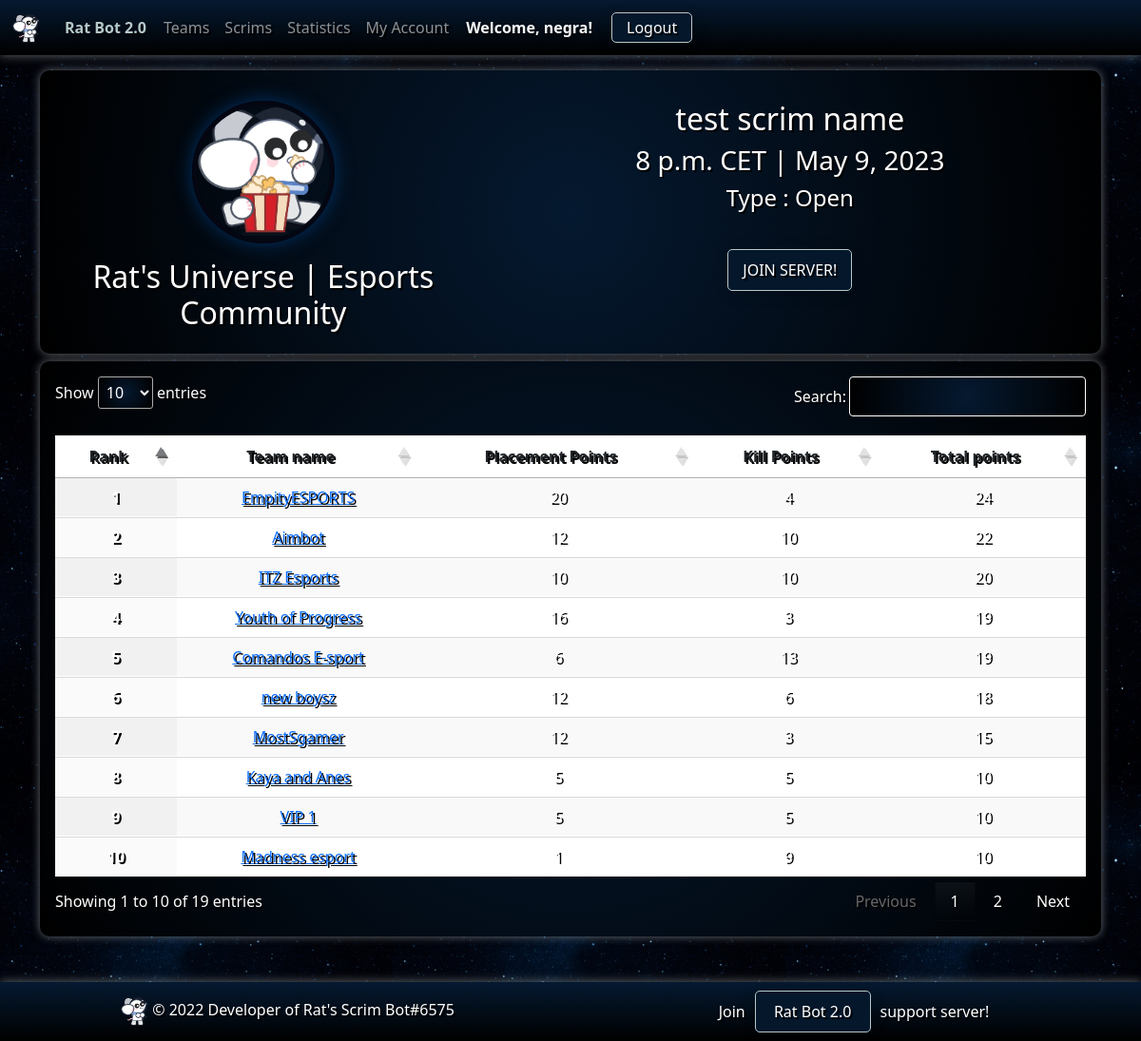
The app's page /scrims/18 (signed in) with its own data.
### ratbotapp/models.py (models this page shows, shortened)
class Result(models.Model):
    generated_by = models.CharField(default="", max_length=100)  # id of person who used %sheet results last
    server = models.ForeignKey(Server, on_delete=models.RESTRICT, default=None)
    scrim_name = models.CharField(default="", max_length=100)
    class ScrimType(models.TextChoices):
        PRO = 'pro', 'Pro'
        OPEN = 'open', 'Open'
        TOUR = 'tour', 'Tournament'
    scrim_type = models.CharField(
        max_length=4,
        choices=ScrimType.choices,
        default=ScrimType.OPEN,
    )
    date_played = models.DateField()
    time_played = models.TimeField()
    created_at = models.DateTimeField(auto_now_add=True)
    updated_at = models.DateTimeField(auto_now=True)
    def get_scrim_type(self) -> ScrimType:
        return self.ScrimType(self.scrim_type)

class Server(models.Model):
    guild_id = models.IntegerField(unique=True)
    guild_name = models.CharField(default="", max_length=100)
    membership = models.ForeignKey(Membership, on_delete=models.RESTRICT, null=True)
    membership_start_date = models.DateTimeField(null=True, blank=True)
    membership_end_date = models.DateTimeField(null=True, blank=True)
    profile_image = models.ImageField(upload_to='server_images/', null=True, blank=True)
    invite_link = models.CharField(default="", max_length=100)
    members = models.IntegerField(default=0)
    created_at = models.DateTimeField(auto_now_add=True)
    updated_at = models.DateTimeField(auto_now=True)
    def __str__(self):
        return f"{self.guild_name}"

class Score(models.Model):
    rank = models.IntegerField(default=0)
    result = models.ForeignKey(Result, on_delete=models.CASCADE, default=None)
    team = models.ForeignKey(Team, on_delete=models.RESTRICT, default=None)
    team_managers = models.CharField(max_length=200, default='Unknown')
    wwcd = models.PositiveSmallIntegerField(default=0)
    pp = models.PositiveSmallIntegerField(default=0)
    kp = models.PositiveSmallIntegerField(default=0)
    tp = models.PositiveSmallIntegerField(default=0)
    missed_games = models.IntegerField(default=0)
    created_at = models.DateTimeField(auto_now_add=True)
    updated_at = models.DateTimeField(auto_now=True)

class Team(models.Model):
    team_name = models.CharField(max_length=30, unique=True)
    team_tag = models.CharField(max_length=10, default="")
    team_slug = models.CharField(max_length=60, unique=False, editable=False)
    team_image = models.ImageField(upload_to='team_images/', null=True, blank=True)
    followers = models.ManyToManyField(User, related_name='following')
    created_at = models.DateTimeField(auto_now_add=True)
    updated_at = models.DateTimeField(auto_now=True)

### ratbotapp/views.py (the view)
# urls.py: path('scrims/<int:pk>', views.scrim_detail, name='scrim_detail'),
@csrf_exempt
@login_required(login_url="/accounts/discord/login")
def scrim_detail(request, pk):
    result = get_object_or_404(Result, pk=pk)
    scores = Score.objects.filter(result_id=result.id).order_by('rank')
    pprint(result.server)
    context = {
        'result': result,
        'scores': scores
    }
    return render(request, 'ratbot/scrim_detail.html', context)

### ratbotapp/templates/ratbot/scrim_detail.html (shortened to what this page needs)
{% extends 'ratbot/base/base.html' %}
{% load static %}
{% block body %}
<div class="container">
    <div class="gradient-2 p-3 mt-3">
        <div class="row mt-3 mb-3">
            <div class="col-5">
                {% if result.server.profile_image %}
                <img class="team-image"
                     style="height:150px;width:150px;border-radius:50%;margin: 0 auto;display: block;border: 5px solid #040612;box-shadow: 0 0 20px #003366;"
                     src="{{ result.server.profile_image.url }}" alt="{{ result.server.guild_name }}">
                {% else %}
                <img class="team-image"
                     style="height:150px;width:150px;border-radius:50%;margin: 0 auto;display: block;border: 5px solid #040612;box-shadow: 0 0 20px #003366;"
                     src="{% static 'ratbot/images/default_team_image.png' %}" alt="{{ result.server.guild_name }}">
                {% endif %}
            </div>
            <div class="col-7 text-center">
                <h2>{{ result.scrim_name }}</h2>
                <h3>{{ result.time_played }} CET | {{ result.date_played }}</h3>
                <h4>Type : {{ result.get_scrim_type.label }}</h4>
            </div>
        </div>
        <div class="row">
            <div class="col-5 text-center">
                <h2>{{ result.server.guild_name }}</h2>
            </div>
            <div class="col-7 text-center">
                <a class="discord-invite" href="{{ result.server.invite_link }}">JOIN SERVER!</a>
            </div>
        </div>
    </div>
    <div class="gradient-2 p-3 mt-2">
        <table id="results_detail" class="table table-striped display" style="width:100%">
            <thead class="gradient" style="color:white;">
            <tr>
                <th scope="col" class="dt-center">Rank</th>
                <th scope="col" class="dt-center">Team name</th>
                <th scope="col" class="dt-center">Placement Points</th>
                <th scope="col" class="dt-center">Kill Points</th>
                <th scope="col" class="dt-center">Total points</th>
            </tr>
            </thead>
            <tbody>
            {% for score in scores %}
            <tr>
                <th scope="row" class="dt-center" style="color:white;">{{ score.rank }}</th>
                <td class="dt-center" style="color:white;"><a href="{% url 'team_detail' score.team.pk %}">{{ score.team.team_name }}</a></td>
                <td class="dt-center" style="color:white;">{{ score.pp }}</td>
                <td class="dt-center" style="color:white;">{{ score.kp }}</td>
                <td class="dt-center" style="color:white;">{{ score.tp }}</td>
            </tr>
            {% endfor %}
            </tbody>
        </table>
    </div>
</div>
{% endblock %}

### ratbotapp/templates/ratbot/base/base.html (shortened to what this page needs)
{% load static %}
<!doctype html>
<html lang="en">
<head>
    <link rel="stylesheet" href="{% static 'ratbot/styles/base.css' %}">
    <link href="https://cdn.jsdelivr.net/npm/bootstrap@5.3.0-alpha1/dist/css/bootstrap.min.css" rel="stylesheet"
>
    <link rel="stylesheet" type="text/css" href="https://cdn.datatables.net/1.13.2/css/jquery.dataTables.css">
    <link rel="stylesheet" href="https://cdnjs.cloudflare.com/ajax/libs/font-awesome/6.3.0/css/all.min.css"
/>
</head>
<body>
<nav class="navbar navbar-expand-lg navbar-dark bg-dark space-gradient sticky-top">
    <div class="container-fluid text-center">
        <a class="navbar-brand" href="/">
            <img src="{% static 'ratbot/images/logo.png' %}" alt="Rat Bot" height="30">
        </a>
        <a href="/" class="welcome">
            <span> Rat Bot 2.0</span>
        </a>
        <div class="collapse navbar-collapse" id="navbarNavDropdown">
            <ul class="navbar-nav">
                <li class="nav-item">
                    <a class="nav-link" href="{% url 'teams' %}">Teams</a>
                </li>
                <li class="nav-item">
                    <a class="nav-link" href="{% url 'scrims' %}">Scrims</a>
                </li>
                <li class="nav-item">
                    <a class="nav-link" href="{% url 'statistics' %}">Statistics</a>
                </li>
                {% if user.is_authenticated %}
                <li class="nav-item">
                    <a  class="nav-link" href="{% url 'my_account' %}">My Account</a>
                </li>
                {% endif %}
            </ul>
            {% if user.is_authenticated %}
            <span class="text-light welcome">Welcome, {{ user.username }}!</span>
            <span class="text-light"><a class="nav-link login" href="{% url 'logout' %}"> Logout</a></span>
            {% else %}
            <span class="text-light"><a class="nav-link login" href="{% url 'login' %}">Login</a></span>
            {% endif %}
        </div>
    </div>
</nav>
{% block body %} Base body block {% endblock %}
<div class="gradient-footer mt-5">
    <footer class="mt-3 py-3 px-3">
        <div class="row justify-content-center align-items-center">
            <div class="col-sm-12 col-md-6 mb-3 mb-md-0 text-center">
                <a href="/"><img src="{% static 'ratbot/images/logo.png' %}" alt="Rat Bot" height="30"></a> © 2022
                Developer of Rat's Scrim Bot#6575
            </div>
            <div class="col-sm-12 col-md-6 mt-3 mt-md-0 text-center">
                Join<a class="discord-invite" href="https://discord.gg/zT7RWQWQdr"> Rat Bot 2.0 </a>support server!
            </div>
        </div>
    </footer>
</div>
</body>
</html>

### ratbotapp/static/ratbot/styles/base.css (style rules this page uses)
body { color: #ffffff !important; background-color: #0c2340; background-image: url('space-background.jpg'); background-repeat: repeat; }
.team-image { height: 100px; }
.gradient-footer { background-color: #000000; background-image: radial-gradient(circle, #000000 0%, #051930 100%); background-image: linear-gradient(to top, #000000 0%, #051930 100%); text-shadow: 2px 2px #000; box-shadow: 0 0 10px #656b6f; }
.gradient { background-color: #000000; background-image: radial-gradient(circle, #051930 0%, #000000 100%); background-image: linear-gradient(to top, #051930 0%, #000000 100%); text-shadow: 2px 2px #000; box-shadow: 0 0 10px #656b6f; border-radius: 10px; }
.gradient-2 { background-color: #000000; background-image: radial-gradient(circle, #051930 0%, #000000 100%); text-shadow: 2px 2px #000; box-shadow: 0 0 10px #656b6f; border-radius: 10px; }
.navbar { background-color: #000000; background-image: radial-gradient(circle, #051930 0%, #000000 100%); background-image: linear-gradient(to bottom, #051930 0%, #000000 100%); text-shadow: 2px 2px #000; box-shadow: 0 0 10px #656b6f; }
.navbar .nav-link.login { margin-left: 10px; margin-right: 10px; padding: 3px 15px; background-color: #04172b; border: 1px solid #b5c9c9; border-radius: 5px; box-shadow: 0px 3px 15px rgba(0, 0, 0, 0.2); }
.welcome { margin-left: 10px; margin-right: 10px; font-weight: bold; color: #b5c9c9; text-shadow: 0px 2px 2px rgba(0, 0, 0, 0.5); text-decoration: none; }
.discord-invite { color: white; margin-left: 10px; margin-right: 10px; padding: 10px 15px; background-color: #04172b; border: 1px solid #b5c9c9; border-radius: 5px; box-shadow: 0px 3px 15px rgba(0, 0, 0, 0.2); text-decoration: none; }

### records on screen
Result: server.profile_image (picture), scrim_name "test scrim name", time_played "8 p.m.", date_played "May 9, 2023", get_scrim_type.label "Open", server.guild_name "Rat's Universe | Esports Community"
Score: rank "1", team.team_name "EmpityESPORTS", pp "20", kp "4", tp "24"
Score: rank "2", team.team_name "Aimbot", pp "12", kp "10", tp "22"
Score: rank "3", team.team_name "ITZ Esports", pp "10", kp "10", tp "20"
Score: rank "4", team.team_name "Youth of Progress", pp "16", kp "3", tp "19"
Score: rank "5", team.team_name "Comandos E-sport", pp "6", kp "13", tp "19"
Score: rank "6", team.team_name "new boysz", pp "12", kp "6", tp "18"
Score: rank "7", team.team_name "MostSgamer", pp "12", kp "3", tp "15"
Score: rank "8", team.team_name "Kaya and Anes", pp "5", kp "5", tp "10"
Score: rank "9", team.team_name "VIP 1", pp "5", kp "5", tp "10"
Score: rank "10", team.team_name "Madness esport", pp "1", kp "9", tp "10"

### other values on screen
{{ user.username }} "negra"
